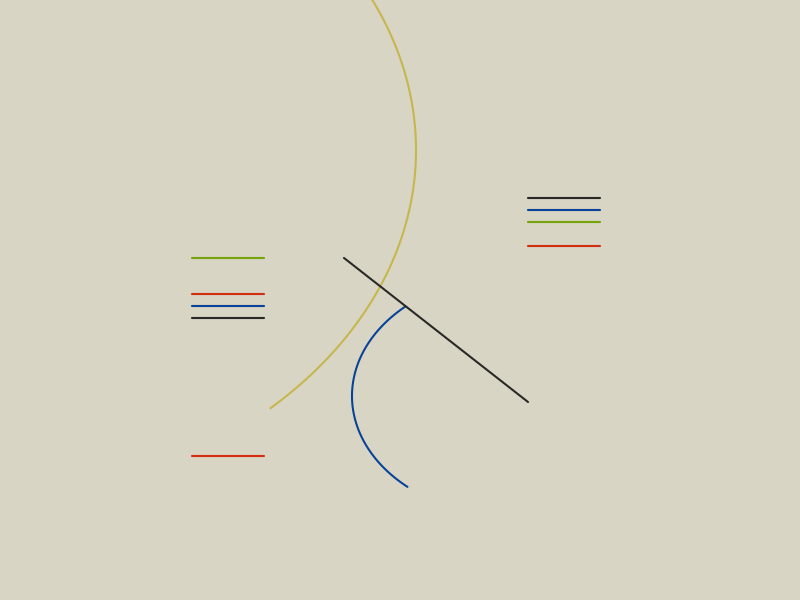

Here is the R script that generated this plot:
# #RecreationThursday 2021-06-03: Hlito
# Replicate the original with base R only
# Matt Dray, June 2021

# Open graphical device
png(
  "2021-06-03_rt_hlito/output/hlito.png",
  width  = 10,
  height = 10,
  units  = "cm",
  res    = 1200
)

# Set colours
hlito_bg <- "#D9D5C4"
hlito_red <- "#D12E14"
hlito_green <- "#72A40D"
hlito_blue <- "#084398"
hlito_black <- "#282828"
hlito_green2 <- "#C5B64D"

# Set plot parameters
par(mar = rep(0, 4), bg = hlito_bg)

# Create empty plot area
plot(
  0:1, 
  0:1, 
  axes = FALSE,
  type = "n",
  xaxs = "i",
  yaxs = "i"
)

# Set left-side line segment variables
l_segs_y <- c(0.24, 0.47, 0.49, 0.51, 0.57)
l_segs_x0 <- 0.24
l_segs_x1 <- 0.33

# Set right-side line segment variables
r_segs_y <- c(0.59, 0.63, 0.65, 0.67)
r_segs_x0 <- 0.66
r_segs_x1 <- 0.75

# Set left circle segment variables
l_circ_r <- 0.6
l_circ_x <- -0.08
l_circ_y <- 0.75
l_theta <- seq(-0.8, 1, length = 200)

# Set right circle segment variables
r_circ_r <- 0.2
r_circ_x <- 0.64
r_circ_y <- 0.34
r_theta <- seq(2.3, 4, length = 200)

# Set diagonal segment variables
diag_x0 <- 0.43
diag_y0 <- 0.57
diag_x1 <- 0.66
diag_y1 <- 0.33

# Create left-side line segments
segments(
  x0 = l_segs_x0,
  y0 = l_segs_y,
  x1 = l_segs_x1,
  y1 = l_segs_y,
  col = c(hlito_red, hlito_black, hlito_blue, hlito_red, hlito_green),
  lwd = 2
)

# Create right-side line segments
segments(
  x0 = r_segs_x0,
  y0 = r_segs_y,
  x1 = r_segs_x1,
  y1 = r_segs_y,
  col = c(hlito_red, hlito_green, hlito_blue, hlito_black),
  lwd = 2
)

# Create left circle
lines(
  x = l_circ_r * cos(l_theta) + l_circ_x,
  y = l_circ_r * sin(l_theta) + l_circ_y,
  col = hlito_green2,
  lwd = 2
)

# Create right circle
lines(
  x = r_circ_r * cos(r_theta) + r_circ_x,
  y = r_circ_r * sin(r_theta) + r_circ_y,
  col = hlito_blue,
  lwd = 2
)

# Create diagonal line
segments(
  x0 = diag_x0,
  y0 = diag_y0,
  x1 = diag_x1,
  y1 = diag_y1,
  col = hlito_black,
  lwd = 2
)

# Close graphics device, save
dev.off()